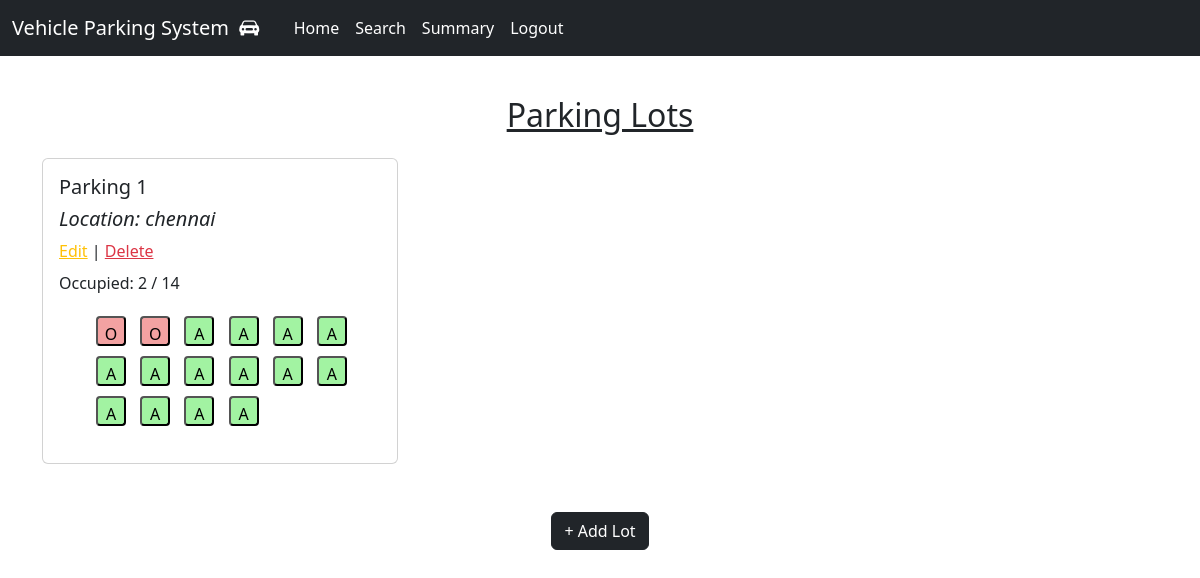
/admin_home (signed in), run on the app's committed database.
### controllers/models.py (models this page shows)
class ParkingLot(db.Model):
    id = db.Column(db.Integer, primary_key=True, autoincrement=True)
    location = db.Column(db.String(100), nullable=False)
    address = db.Column(db.String(200), nullable=False)
    pin_code = db.Column(db.String, nullable=False)
    price = db.Column(db.String, nullable=False)
    max_spots = db.Column(db.Integer, nullable=False)
    spots = db.relationship('ParkingSpot', backref='lot', cascade="all, delete-orphan")

class ParkingSpot(db.Model):
    id = db.Column(db.Integer, primary_key=True, autoincrement=True)
    lot_id = db.Column(db.Integer, db.ForeignKey('parking_lot.id'), nullable=False)
    status = db.Column(db.String(1), nullable=False, default='A')
    spot = db.Column(db.String, nullable=False)

### controllers/general_routes.py (the view)
@app.route('/admin_home', methods=['GET', 'POST'])
def admin_home():
    parking_lots = ParkingLot.query.all()
    lot_bundles = []
    for lot in parking_lots:
        available = ParkingSpot.query.filter_by(lot_id=lot.id, status='A').all()
        occupied  = ParkingSpot.query.filter_by(lot_id=lot.id, status='O').all()
        lot_bundles.append({
            "lot": lot,
            "available_spots": available,
            "occupied_spots": occupied,
        })
    return render_template('/admin_home.html', parking_lots=parking_lots, lot_bundles=lot_bundles)

### templates/admin_home.html (shortened to what this page needs)
<!DOCTYPE html>
<html lang="en">
<head>
    <link href="https://cdn.jsdelivr.net/npm/bootstrap@5.3.0/dist/css/bootstrap.min.css" rel="stylesheet">
</head>
{% extends 'index.html' %}
    {% block content %}
<body>
    <div class="container mt-2">
        <h2 class="text-center mb-4"><u>Parking Lots</u></h2>
        <div class="row">
            {% for lot in parking_lots %}
                <div class="col-md-4 mb-4">
                    <div class="card">
                        <div class="card-body">
                            <h5>Parking {{ lot.id }}</h5>
                            <h5><i>Location: {{ lot.location }}</i></h5>
                            <a class="text-warning" href="{{url_for('edit_parking',parking_lot_id=lot.id) }}">Edit</a> |
                            <a href="{{url_for('delete_parking',parking_lot_id=lot.id)}}" class="text-danger">Delete</a>
                            <p class="mt-2">Occupied: {{ lot_bundles[loop.index0].occupied_spots|length }} / {{ lot_bundles[loop.index0].available_spots|length }}</p>
                            <div class="row">
                                <div class="d-d-flex flex-wrap">
                                    <ul>
                                        {% for spot in lot.spots %}
                                            <button class="slot {{ spot.status }}" onclick="window.location.href='/admin_view_spot/{{ spot.spot  }}'">{{'A' if spot.status == 'A' else 'O' }}</button>
                                        {% endfor %}
                                    </ul>
                                </div>
                            </div>
                        </div>
                    </div>
                </div>
            {% endfor %}
        </div>
        <div class="text-center mt-4">
            <button class="btn btn-dark" onclick="window.location.href='/add_new_parking'" >+ Add Lot</button>
        </div>
    </div>
    {%endblock%}

### templates/admin_home.html (style rules this page uses)
.slot { width: 30px; height: 30px; margin: 5px; text-align: center; line-height: 30px; border-radius: 4px; }
.slot.A { background-color: #a2f3a2; }
.slot.O { background-color: #f3a2a2; }

### data on the page
ParkingLot: id "1", location "chennai", lot_bundles "2", lot_bundles "14"
ParkingSpot: status "O"
ParkingSpot: status "O"
ParkingSpot: status "A"
ParkingSpot: status "A"
ParkingSpot: status "A"
ParkingSpot: status "A"
ParkingSpot: status "A"
ParkingSpot: status "A"
ParkingSpot: status "A"
ParkingSpot: status "A"
ParkingSpot: status "A"
ParkingSpot: status "A"
ParkingSpot: status "A"
ParkingSpot: status "A"
ParkingSpot: status "A"
ParkingSpot: status "A"
